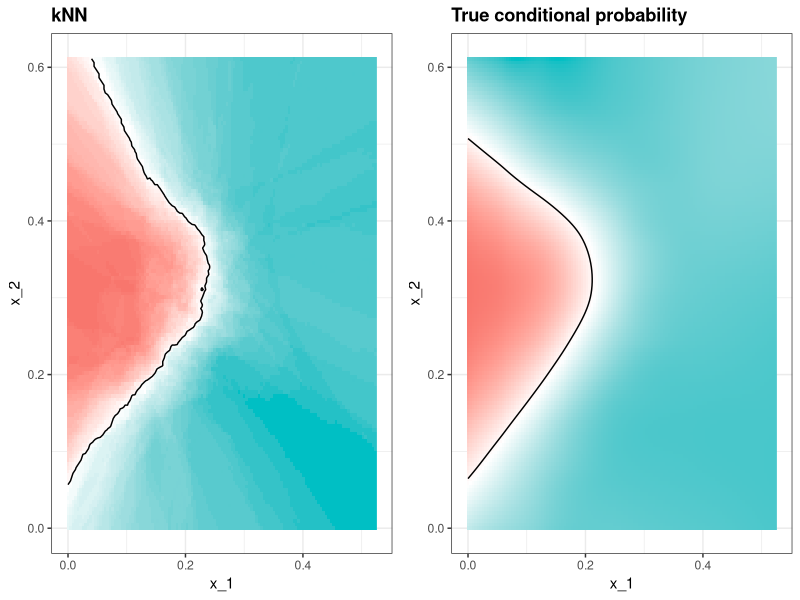

This chart was generated by the following R code:
## ---- chunk 1
library(tidyverse)
library(dslabs)
library(gridExtra)
library(ggthemes)
ds_theme_set()
options(digits = 3)
knitr::opts_chunk$set(
  comment = "#>",
  collapse = TRUE,
  cache = TRUE,
  out.width = "70%",
  fig.align = "center",
  fig.width = 6,
  fig.asp = 0.618,  # 1 / phi
  fig.show = "hold"
)

img_path <- "img"
## ---- chunk 2
set.seed(2008) 
library(tidyverse) 
library(dslabs) 
library(caret)
data("mnist_27") 
## We use this function to plot the estimated conditional probabilities 
plot_cond_prob <- function(p_hat=NULL){ 
  tmp <- mnist_27$true_p 
  if(!is.null(p_hat)){ 
    tmp <- mutate(tmp, p=p_hat) 
  } 
  tmp |> ggplot(aes(x_1, x_2, z=p, fill=p)) + 
  geom_raster(show.legend = FALSE) + 
  scale_fill_gradientn(colors=c("#F8766D","white","#00BFC4")) + 
  stat_contour(breaks=c(0.5),color="black") 
} 
## ---- chunk 3
train_knn <- train(y ~ ., method = "knn",  
                   data = mnist_27$train, 
                   tuneGrid = data.frame(k = seq(9, 71, 2))) 
## ---- chunk 4
train_knn$bestTune 
## ---- chunk 5
confusionMatrix(predict(train_knn, mnist_27$test, type = "raw"), 
                mnist_27$test$y)$overall["Accuracy"] 
## ---- chunk 6
p1 <- plot_cond_prob() + ggtitle("True conditional probability") 
p2 <- plot_cond_prob(predict(train_knn, newdata = mnist_27$true_p, type = "prob")[,2]) + 
  ggtitle("kNN") 
grid.arrange(p2, p1, nrow=1) 
